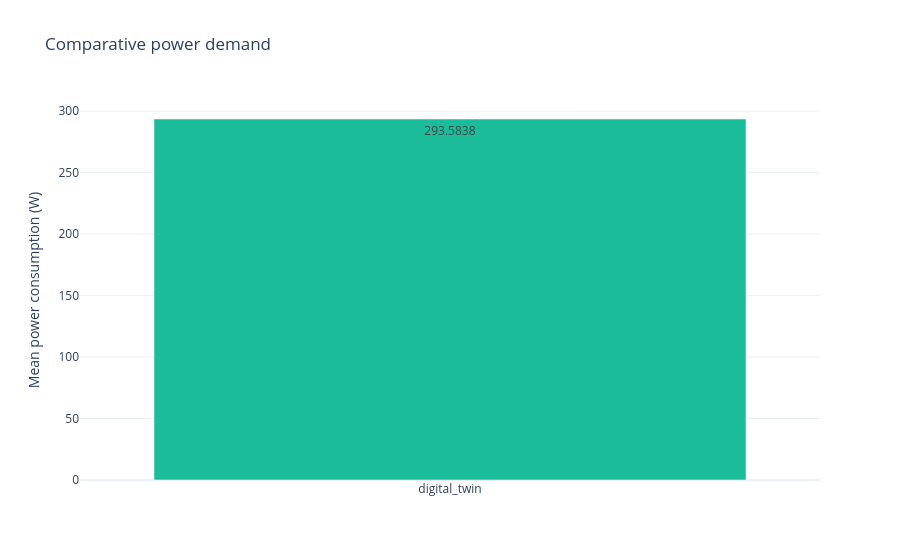

The notebook cell saved with this chart:
### Code cell
fig = plot_bar(mean_energy_consumption_dict, bar_colors=colors[:df_num])
fig.update_layout(title='Comparative power demand',
                  xaxis_title='',
                  yaxis_title='Mean power consumption (W)')
fig.show()
#fig.write_image("/workspaces/python-plot-env/outputs/mean_power_demand.png")

### Figure 1 — Plotly figure (JSON) as saved in the notebook; plotly's stock layout.template omitted (floating-point values rounded to 4 significant figures)
{"data": [{"marker": {"color": ["#1ABC9C"]}, "text": ["293.5838066193973"], "textposition": "inside", "texttemplate": "%{text:.4f}", "type": "bar", "x": ["digital_twin"], "y": [293.6]}], "layout": {"title": {"text": "Comparative power demand"}, "xaxis": {"title": {"text": ""}}, "yaxis": {"title": {"text": "Mean power consumption (W)"}}}}
